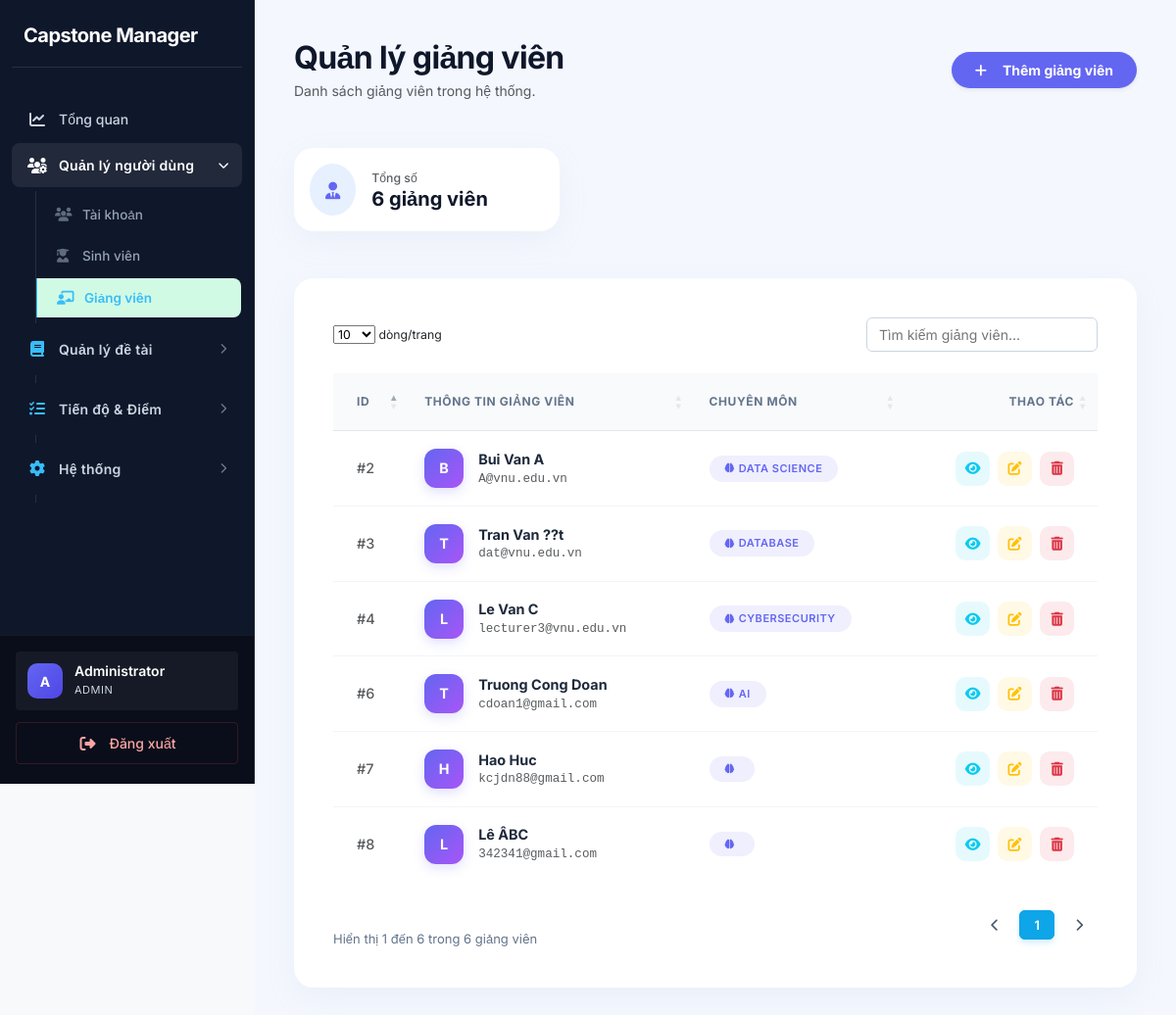
The page /index.php?page=lecturers (signed in) on the database as committed earlier.
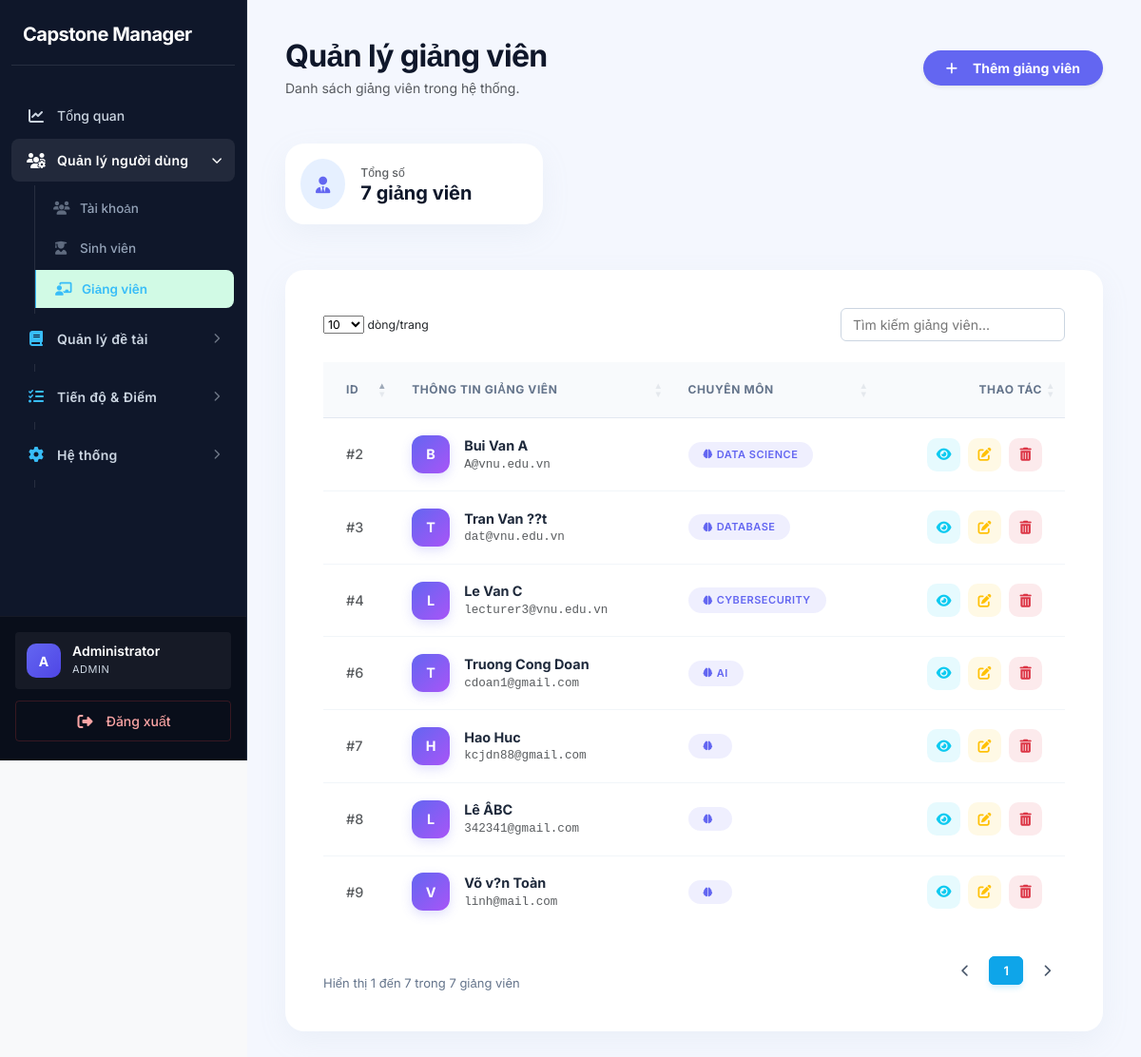
The same page on the database as committed later.
### tables this page shows
CREATE TABLE `lecturers` (
  `id` int(11) NOT NULL,
  `user_id` int(11) DEFAULT NULL,
  `full_name` varchar(150) DEFAULT NULL,
  `expertise` text DEFAULT NULL,
  `quota` int(11) DEFAULT 8,
  `created_at` timestamp NOT NULL DEFAULT current_timestamp(),
  `faculty` varchar(100) DEFAULT NULL
);

CREATE TABLE `users` (
  `id` int(11) NOT NULL,
  `email` varchar(100) NOT NULL,
  `password` varchar(255) NOT NULL,
  `role` enum('admin','student','lecturer') NOT NULL DEFAULT 'student',
  `status` enum('active','locked') DEFAULT 'active',
  `created_at` timestamp NOT NULL DEFAULT current_timestamp()
);

### app/controllers/LecturerController.php (called while the page is built, shortened)
<?php
class LecturerController {
    private $lecturerModel;
    public function __construct() {
        $this->lecturerModel = new Lecturer();
    }
    public function index() {
        $lecturers = $this->lecturerModel->getAll();
        require '../app/views/lecturers/index.php';
    }
}

### core/Database.php (called while the page is built)
<?php
class Database {
    private static $instance = null;
    private $conn;
    private $host = DB_HOST;
    private $dbname = DB_NAME;
    private $username = DB_USER;
    private $password = DB_PASS;
    private function __construct(){
        try{
            $this->conn = new PDO(
                "mysql:host={$this->host};dbname={$this->dbname};charset=utf8mb4",
                $this->username,
                $this->password
            );
            $this->conn->setAttribute(
                PDO::ATTR_ERRMODE,
                PDO::ERRMODE_EXCEPTION
            );
            $this->conn->setAttribute(
                PDO::ATTR_DEFAULT_FETCH_MODE,
                PDO::FETCH_ASSOC
            );
        }catch(PDOException $e){
            die("Database Error: " . $e->getMessage());
        }
    }
    public static function getInstance(){
        if(self::$instance == null){
            self::$instance = new Database();
        }
        return self::$instance;
    }
    public function getConnection(){
        return $this->conn;
    }
}

### app/models/Lecturer.php (called while the page is built, shortened)
<?php
class Lecturer {
    private $conn;
    public function __construct() {
        $this->conn = Database::getInstance()->getConnection();
    }
    public function getAll() {
        $sql = "SELECT lecturers.*, users.email
                FROM lecturers
                JOIN users ON users.id = lecturers.user_id
                ORDER BY lecturers.id DESC";
        return $this->conn->query($sql)->fetchAll(PDO::FETCH_ASSOC);
    }
}

### app/views/lecturers/index.php (the view, shortened to what the changed rows need)
<?php require '../app/views/layouts/header.php'; ?>
<?php require '../app/views/layouts/sidebar.php'; ?>
<div class="main-content" style="padding: 40px;">
    <div class="d-flex justify-content-between align-items-center mb-5">
        <div>
            <h2 class="fw-bold mb-1" style="color: #0f172a; letter-spacing: -0.02em;">Quản lý giảng viên</h2>
            <p class="text-muted mb-0">Danh sách giảng viên trong hệ thống.</p>
        </div>
        <?php if($_SESSION['user']['role'] == 'admin'): ?>
            <a href="index.php?page=lecturer-create" class="btn btn-primary rounded-pill px-4 py-2 shadow-sm fw-bold d-flex align-items-center" style="background: #6366f1; border: none;">
                <i class="fa-solid fa-plus me-2"></i> Thêm giảng viên
            </a>
        <?php endif; ?>
    </div>
    <div class="row mb-4">
        <div class="col-md-4">
            <div class="custom-card p-3 d-flex align-items-center">
                <div class="rounded-circle bg-primary bg-opacity-10 p-3 me-3 text-primary" style="color: #6366f1 !important;">
                </div>
                <div>
                    <small class="text-muted d-block fw-medium">Tổng số</small>
                    <span class="fw-bold h5 mb-0"><?= count($lecturers ?? []) ?> giảng viên</span>
                </div>
            </div>
        </div>
    </div>
    <div class="card custom-card">
        <div class="card-body p-0">
            <div class="table-responsive p-3">
                <table class="table datatable table-hover mb-0" id="lecturerTable">
                    <thead>
                        <tr>
                            <th class="ps-4">ID</th>
                            <th>Thông tin giảng viên</th>
                            <th>Chuyên môn</th>
                            <?php if($_SESSION['user']['role'] == 'admin'): ?>
                                <th class="text-end pe-4">Thao tác</th>
                            <?php endif; ?>
                        </tr>
                    </thead>
                    <tbody>
                        <?php if(!empty($lecturers)): ?>
                            <?php foreach($lecturers as $lecturer): ?>
                                <tr>
                                    <td class="ps-4 fw-medium text-muted">
                                        #<?= $lecturer['id'] ?>
                                    </td>
                                    <td>
                                        <div class="d-flex align-items-center">
                                            <div class="avatar-circle">
                                                <?= strtoupper(substr($lecturer['full_name'], 0, 1)) ?>
                                            </div>
                                            <div>
                                                <div class="fw-bold" style="color: #1e293b;"><?= htmlspecialchars($lecturer['full_name']) ?></div>
                                                <div class="small text-muted font-monospace"><?= htmlspecialchars($lecturer['email']) ?></div>
                                            </div>
                                        </div>
                                    </td>
                                    <td>
                                        <span class="badge badge-expertise rounded-pill small">
                                            <i class="fa-solid fa-brain me-1 small"></i>
                                            <?= htmlspecialchars($lecturer['expertise']) ?>
                                        </span>
                                    </td>
                                    <?php if($_SESSION['user']['role'] == 'admin'): ?>
                                        <td class="text-end pe-4">
                                            <div class="d-flex justify-content-end gap-2">
                                                <a href="index.php?page=lecturer-show&id=<?= $lecturer['id'] ?>"
                                                   class="btn-action bg-info bg-opacity-10 text-info" title="Xem chi tiết">
                                                    <i class="fa-solid fa-eye"></i>
                                                </a>
                                                <a href="index.php?page=lecturer-edit&id=<?= $lecturer['id'] ?>"
                                                   class="btn-action bg-warning bg-opacity-10 text-warning" title="Chỉnh sửa">
                                                    <i class="fa-solid fa-pen-to-square"></i>
                                                </a>
                                                <form action="index.php?page=lecturer-delete&id=<?= $lecturer['id'] ?>" method="POST" class="d-inline" onsubmit="return confirm('Bạn chắc chắn muốn xóa giảng viên này?');">
    <button type="submit" class="btn-action bg-danger bg-opacity-10 text-danger border-0" title="Xóa">
        <i class="fa-solid fa-trash-can"></i>
    </button>
</form>
                                            </div>
                                        </td>
                                    <?php endif; ?>
                                </tr>
                            <?php endforeach; ?>
                        <?php endif; ?>
                    </tbody>
                </table>
            </div>
        </div>
    </div>
</div>
<?php require '../app/views/layouts/footer.php'; ?>

Rows that differ between the two databases and show on the page:
added lecturers: id "9", full_name "V", full_name "Võ v?n Toàn", user.email "linh@mail.com"
Other text that changed with them:
count($lecturers ?? []): "6" → "7"
text written by a page script: "dòng/trang Hiển thị 1 đến 6 trong 6 giảng viên 1" → "dòng/trang Hiển thị 1 đến 7 trong 7 giảng viên 1"
